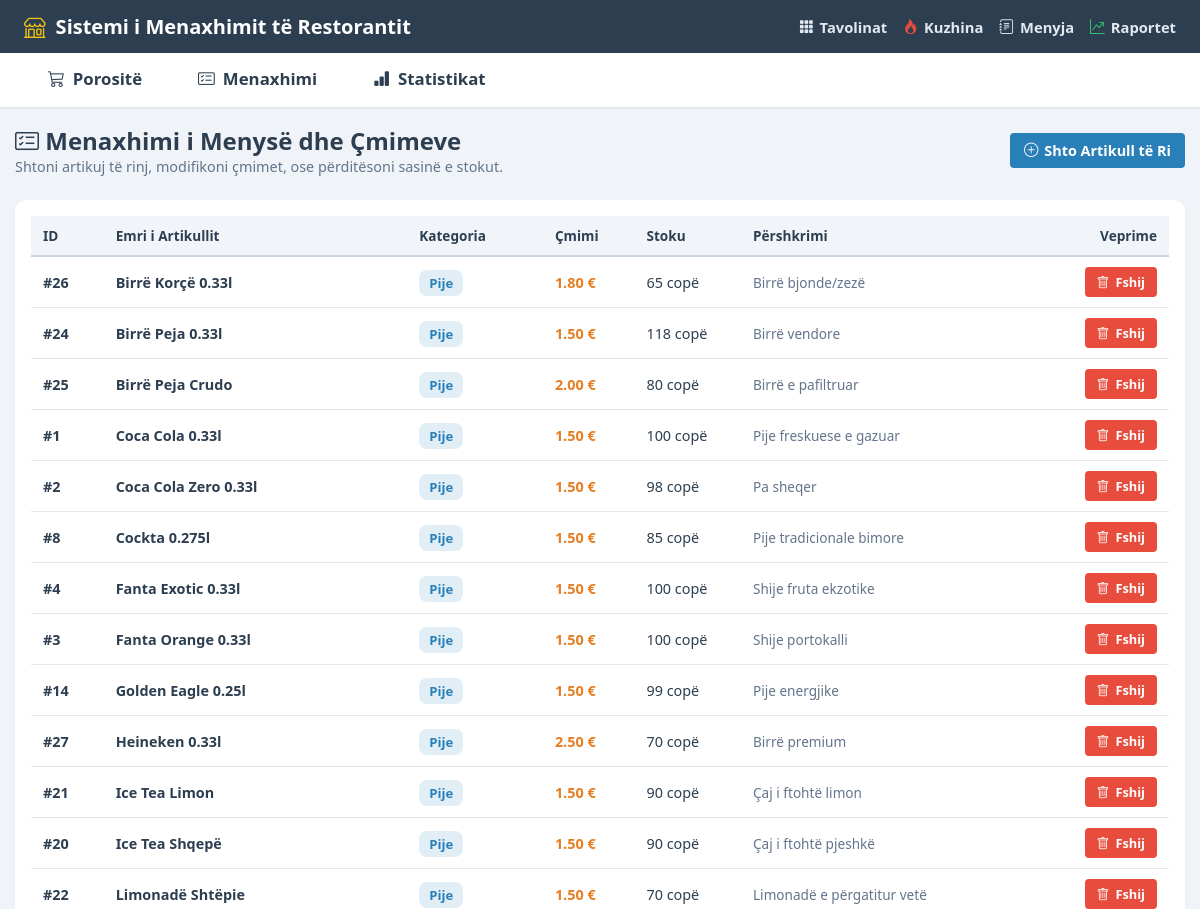
Page /admin/menu (upper part) on the earlier database version.
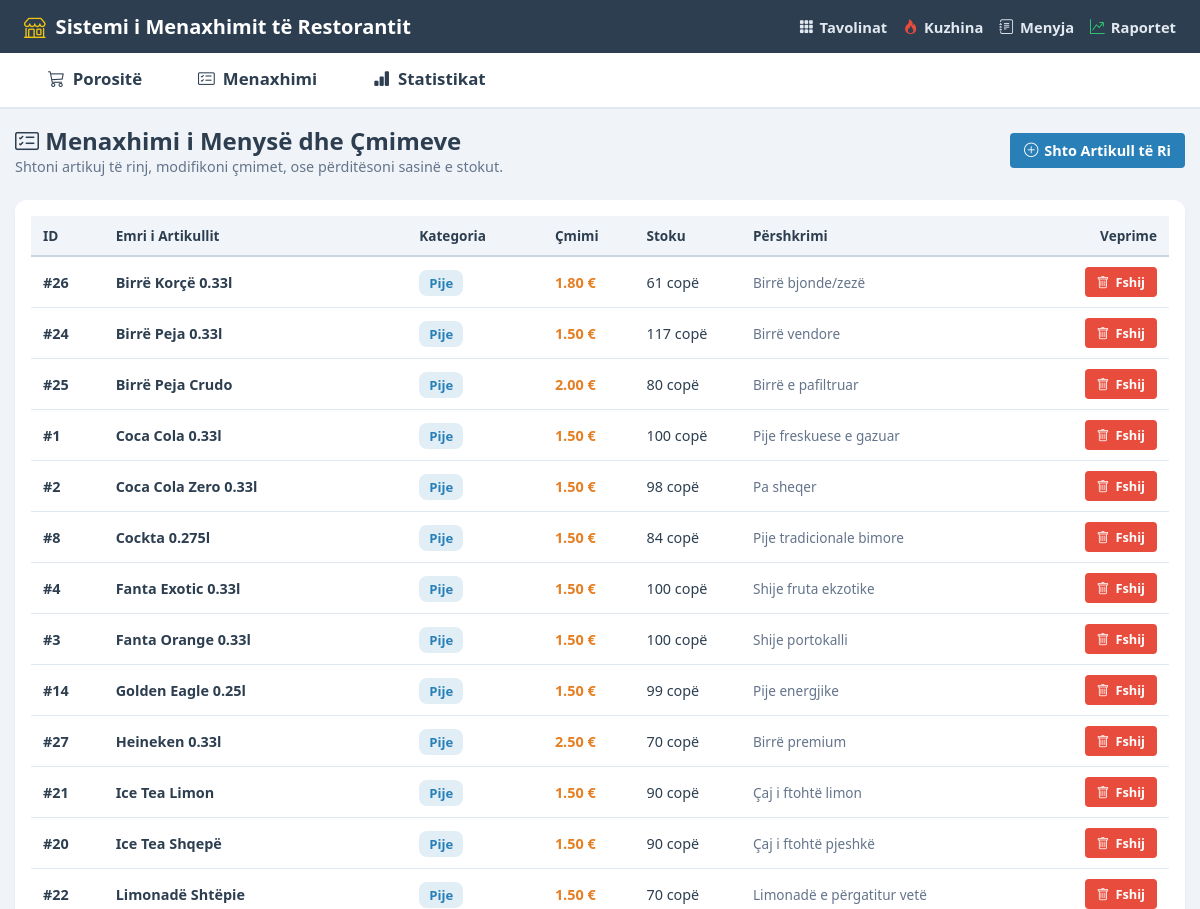
Same page on the later database version.
### tables this page shows
CREATE TABLE menu_items (
            id INTEGER PRIMARY KEY AUTOINCREMENT,
            name TEXT NOT NULL,
            category_id INTEGER NOT NULL,
            price REAL NOT NULL,
            stock_quantity INTEGER DEFAULT 100,
            description TEXT DEFAULT '',
            is_active INTEGER DEFAULT 1,
            FOREIGN KEY (category_id) REFERENCES categories(id) ON DELETE CASCADE
        );

CREATE TABLE categories (
            id INTEGER PRIMARY KEY AUTOINCREMENT,
            name TEXT NOT NULL UNIQUE,
            color TEXT DEFAULT '#2980b9',
            icon TEXT DEFAULT 'bi-tag',
            display_order INTEGER DEFAULT 0
        );

### web/app.py (the view)
@app.get("/admin/menu", response_class=HTMLResponse)
async def admin_menu_page(request: Request):
    items = models.get_menu_items(active_only=True)
    categories = models.get_categories()
    pending_orders = models.get_orders(status="E Re")
    return templates.TemplateResponse(
        request=request,
        name="admin_menu.html",
        context={
            "active_page": "menu",
            "restaurant_name": RESTAURANT_NAME,
            "items": items,
            "categories": categories,
            "pending_orders_count": len(pending_orders)
        }
    )

### web/templates/admin_menu.html (shortened to what this page needs)
{% extends "base.html" %}
{% block content %}
<div style="margin-bottom: 24px; display: flex; justify-content: space-between; align-items: center; flex-wrap: wrap; gap: 12px;">
    <div>
        <h2 style="font-weight: 800; color: var(--accent-color);">
            <i class="bi bi-card-checklist" style="color: var(--primary-color);"></i> Menaxhimi i Menysë dhe Çmimeve
        </h2>
        <p style="color: var(--text-muted); font-size: 0.9rem;">
            Shtoni artikuj të rinj, modifikoni çmimet, ose përditësoni sasinë e stokut.
        </p>
    </div>
    <div>
        <button class="btn btn-primary" onclick="toggleAddForm()">
            <i class="bi bi-plus-circle"></i> Shto Artikull të Ri
        </button>
    </div>
</div>
<div style="background: white; border-radius: 12px; padding: 16px; box-shadow: 0 4px 6px -1px rgba(0,0,0,0.05); overflow-x: auto;">
    <table class="data-table">
        <thead>
            <tr>
                <th>ID</th>
                <th>Emri i Artikullit</th>
                <th>Kategoria</th>
                <th>Çmimi</th>
                <th>Stoku</th>
                <th>Përshkrimi</th>
                <th style="text-align: right;">Veprime</th>
            </tr>
        </thead>
        <tbody>
            {% for item in items %}
            <tr>
                <td><strong>#{{ item.id }}</strong></td>
                <td style="font-weight: 600;">{{ item.name }}</td>
                <td>
                    <span style="background: {{ item.category_color }}22; color: {{ item.category_color }}; padding: 4px 10px; border-radius: 8px; font-weight: bold; font-size: 0.82rem;">
                        {{ item.category_name }}
                    </span>
                </td>
                <td style="font-weight: 700; color: #e67e22;">{{ "%.2f"|format(item.price) }} €</td>
                <td>
                    {% if item.stock_quantity < 10 %}
                    <span style="color: #e74c3c; font-weight: bold;">{{ item.stock_quantity }} (Ulët)</span>
                    {% else %}
                    <span>{{ item.stock_quantity }} copë</span>
                    {% endif %}
                </td>
                <td style="color: var(--text-muted); font-size: 0.85rem;">{{ item.description or '-' }}</td>
                <td style="text-align: right;">
                    <form action="/admin/menu/delete/{{ item.id }}" method="POST" style="display: inline;" onsubmit="return confirm('A jeni të sigurt që dëshironi ta fshini artikullin {{ item.name }}?')">
                        <button type="submit" class="btn btn-danger" style="padding: 6px 12px; font-size: 0.8rem; display: inline-flex;">
                            <i class="bi bi-trash"></i> Fshij
                        </button>
                    </form>
                </td>
            </tr>
            {% endfor %}
        </tbody>
    </table>
</div>
{% endblock %}

Differences in the rows shown:
changed menu_items "Birrë Korçë 0.33l": stock_quantity "65" → "61"
changed menu_items "Birrë Peja 0.33l": stock_quantity "118" → "117"
changed menu_items "Cockta 0.275l": stock_quantity "85" → "84"
